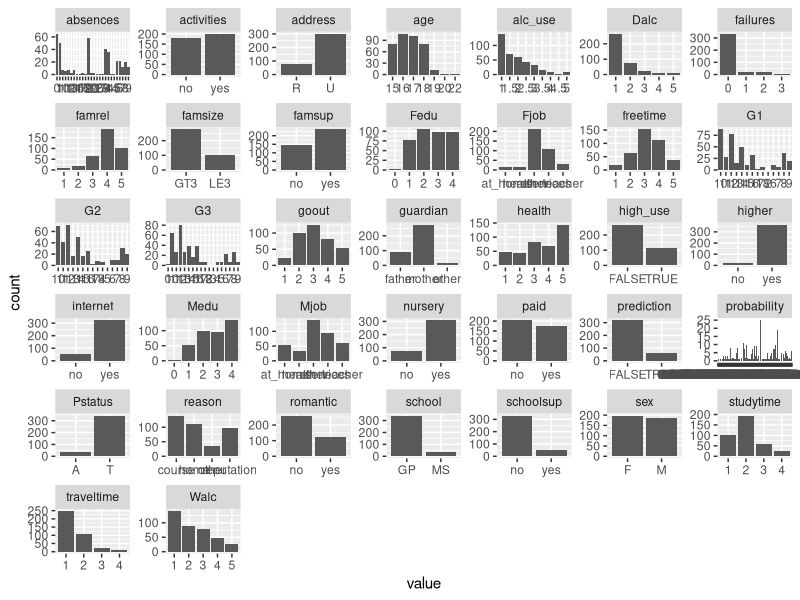
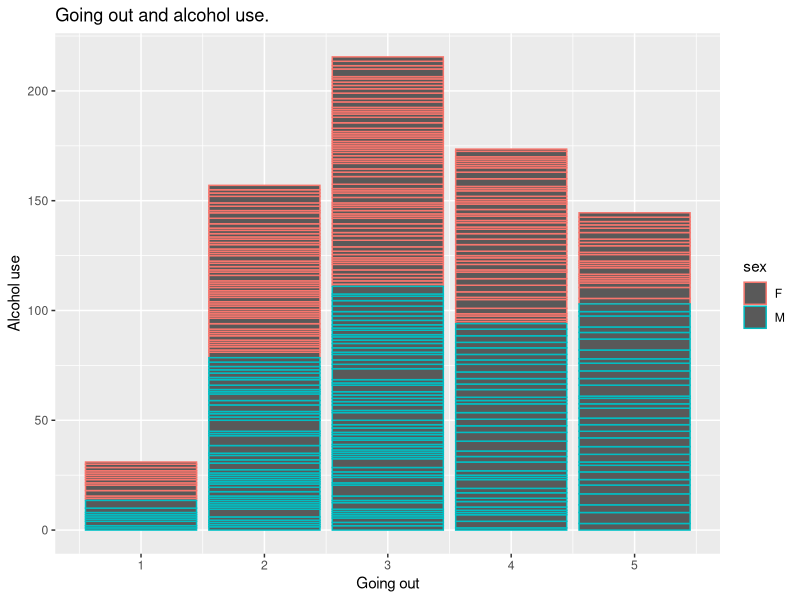
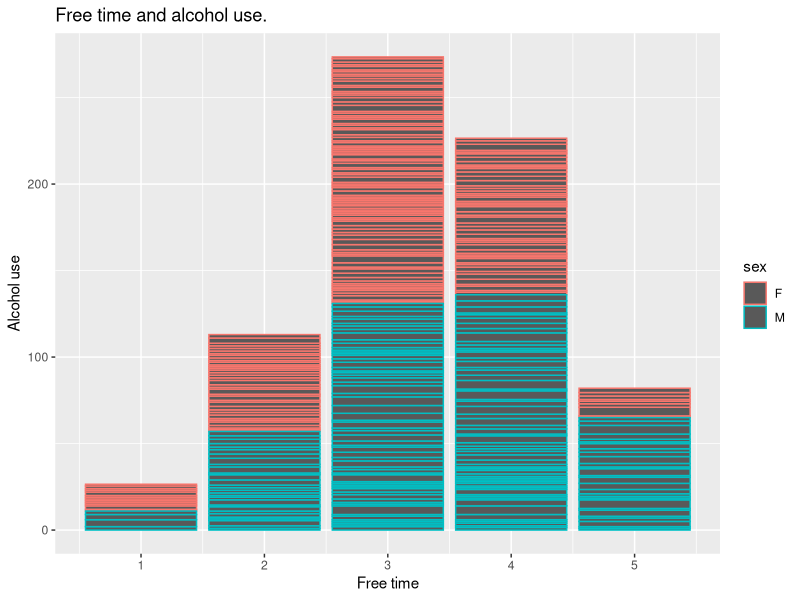
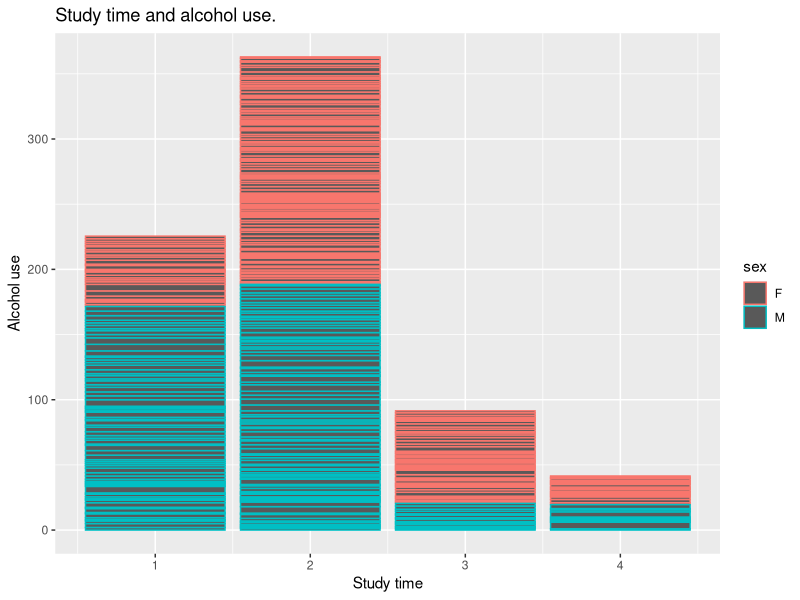
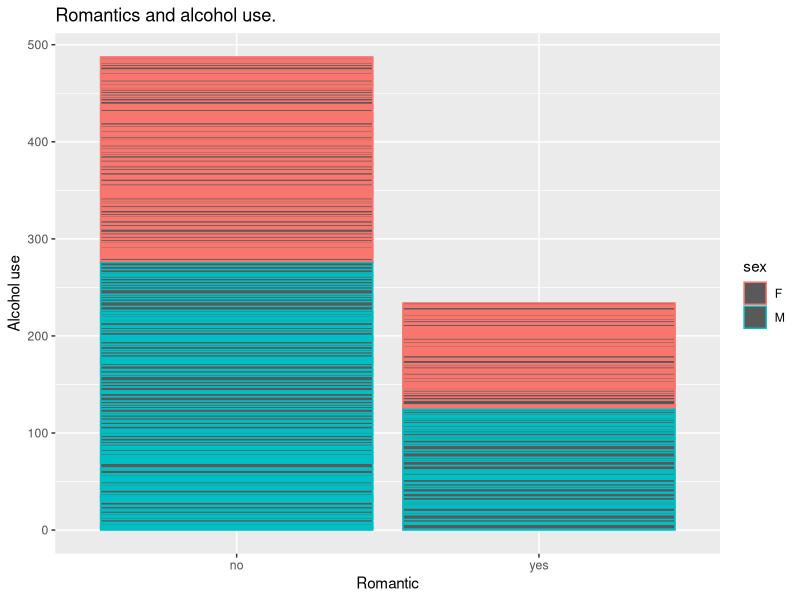
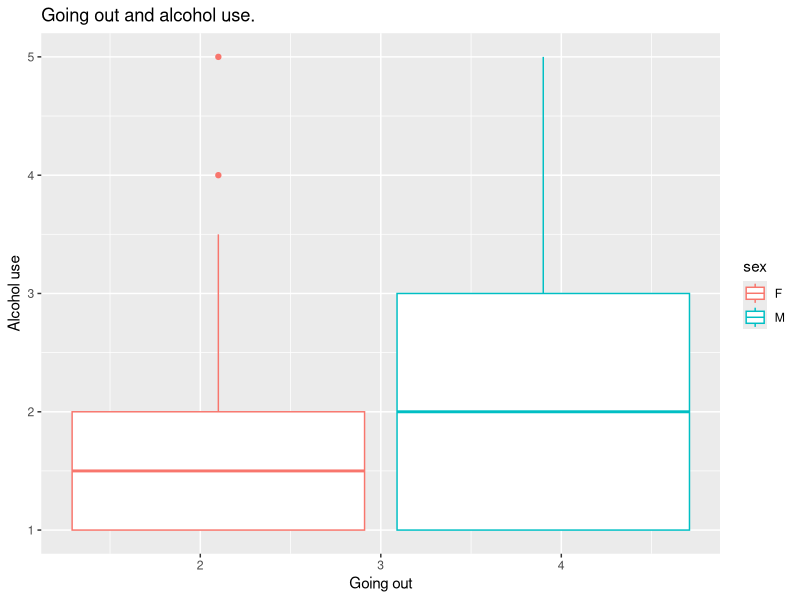
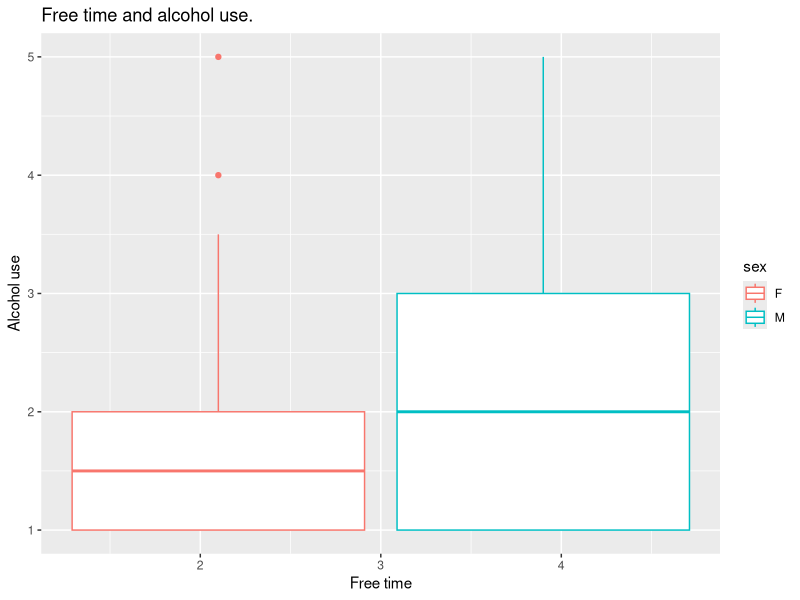
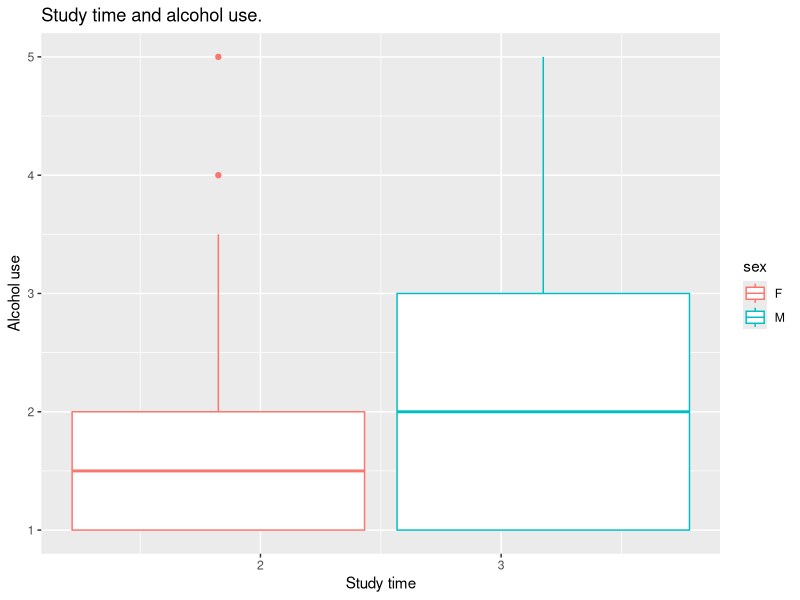

Write R code to recreate these figures, in order.
## ---- chunk 1
alc <- read.csv("alc.csv")
## ---- chunk 2
alc$X <- NULL
## ---- chunk 3
colnames(alc)
## ---- chunk 4
dim(alc)
## ---- chunk 5
library(tidyr)
library(dplyr)
library(ggplot2)
## ---- chunk 6
glimpse(alc)
## ---- chunk 7
gather(alc) %>% glimpse
## ---- chunk 8
gather(alc) %>% ggplot(aes(value)) + facet_wrap("key", scales = "free") + geom_bar()
## ---- chunk 9
alc %>% group_by(goout, alc_use) %>% summarise(count = n(), mean_grade = mean(G3))
## ---- chunk 10
alc %>% group_by(freetime, alc_use) %>% summarise(count = n(), mean_grade = mean(G3))
## ---- chunk 11
alc %>% group_by(studytime, alc_use) %>% summarise(count = n(), mean_grade = mean(G3))
## ---- chunk 12
alc %>% group_by(romantic, alc_use) %>% summarise(count = n(), mean_grade = mean(G3))
## ---- chunk 13
library(ggplot2)
## ---- chunk 14
b1 <- ggplot(alc, aes(x = goout, y = alc_use, col = sex)) + ggtitle("Going out and alcohol use.")
## ---- chunk 15
B1 <- b1 + geom_col() + labs(x = "Going out", y = "Alcohol use")
## ---- chunk 16
B1
## ---- chunk 17
b2 <- ggplot(alc, aes(x = freetime, y = alc_use, col = sex)) + ggtitle("Free time and alcohol use.")
## ---- chunk 18
B2 <- b2 + geom_col() + labs(x = "Free time", y = "Alcohol use")
## ---- chunk 19
B2
## ---- chunk 20
b3 <- ggplot(alc, aes(x = studytime, y = alc_use, col = sex)) + ggtitle("Study time and alcohol use.")
## ---- chunk 21
B3 <- b3 + geom_col() + labs(x = "Study time", y = "Alcohol use"
                             )
## ---- chunk 22
B3
## ---- chunk 23
b4 <- ggplot(alc, aes(x = romantic, y = alc_use, col = sex)) + ggtitle("Romantics and alcohol use.")
## ---- chunk 24
B4 <- b4 + geom_col() + labs(x = "Romantic", y = "Alcohol use")
## ---- chunk 25
B4
## ---- chunk 26
library(ggplot2)
## ---- chunk 27
par(mfrow = c(2,2))
## ---- chunk 28
g1 <- ggplot(alc, aes(x = goout, y = alc_use, col = sex)) + ggtitle("Going out and alcohol use.")
## ---- chunk 29
g1 + geom_boxplot() + labs(x = "Going out", y ="Alcohol use")
## ---- chunk 30
g2 <- ggplot(alc, aes(x = freetime, y = alc_use, col = sex)) + ggtitle("Free time and alcohol use.")
## ---- chunk 31
g2 + geom_boxplot() + labs(x = "Free time", y = "Alcohol use")
## ---- chunk 32
g3 <- ggplot(alc, aes(x = studytime, y = alc_use, col = sex)) + ggtitle("Study time and alcohol use.")
## ---- chunk 33
g3 + geom_boxplot() + labs(x = "Study time", y = "Alcohol use")
## ---- chunk 34
g4 <- ggplot(alc, aes(x = romantic, y = alc_use, col = sex)) + ggtitle("Romantics and alcohol use.")
## ---- chunk 35
g4 + geom_boxplot() + labs(x = "Romantic", y = "Alcohol use")
## ---- chunk 36
m <- glm(high_use ~ goout + freetime + studytime + romantic, data = alc, family = "binomial")
## ---- chunk 37
summary(m)
## ---- chunk 38
coef(m)
## ---- chunk 39
library(dplyr)
## ---- chunk 40
OR <- coef(m) %>% exp
## ---- chunk 41
confint(m)
## ---- chunk 42
CI <- exp(confint(m))
## ---- chunk 43
cbind(OR, CI)
